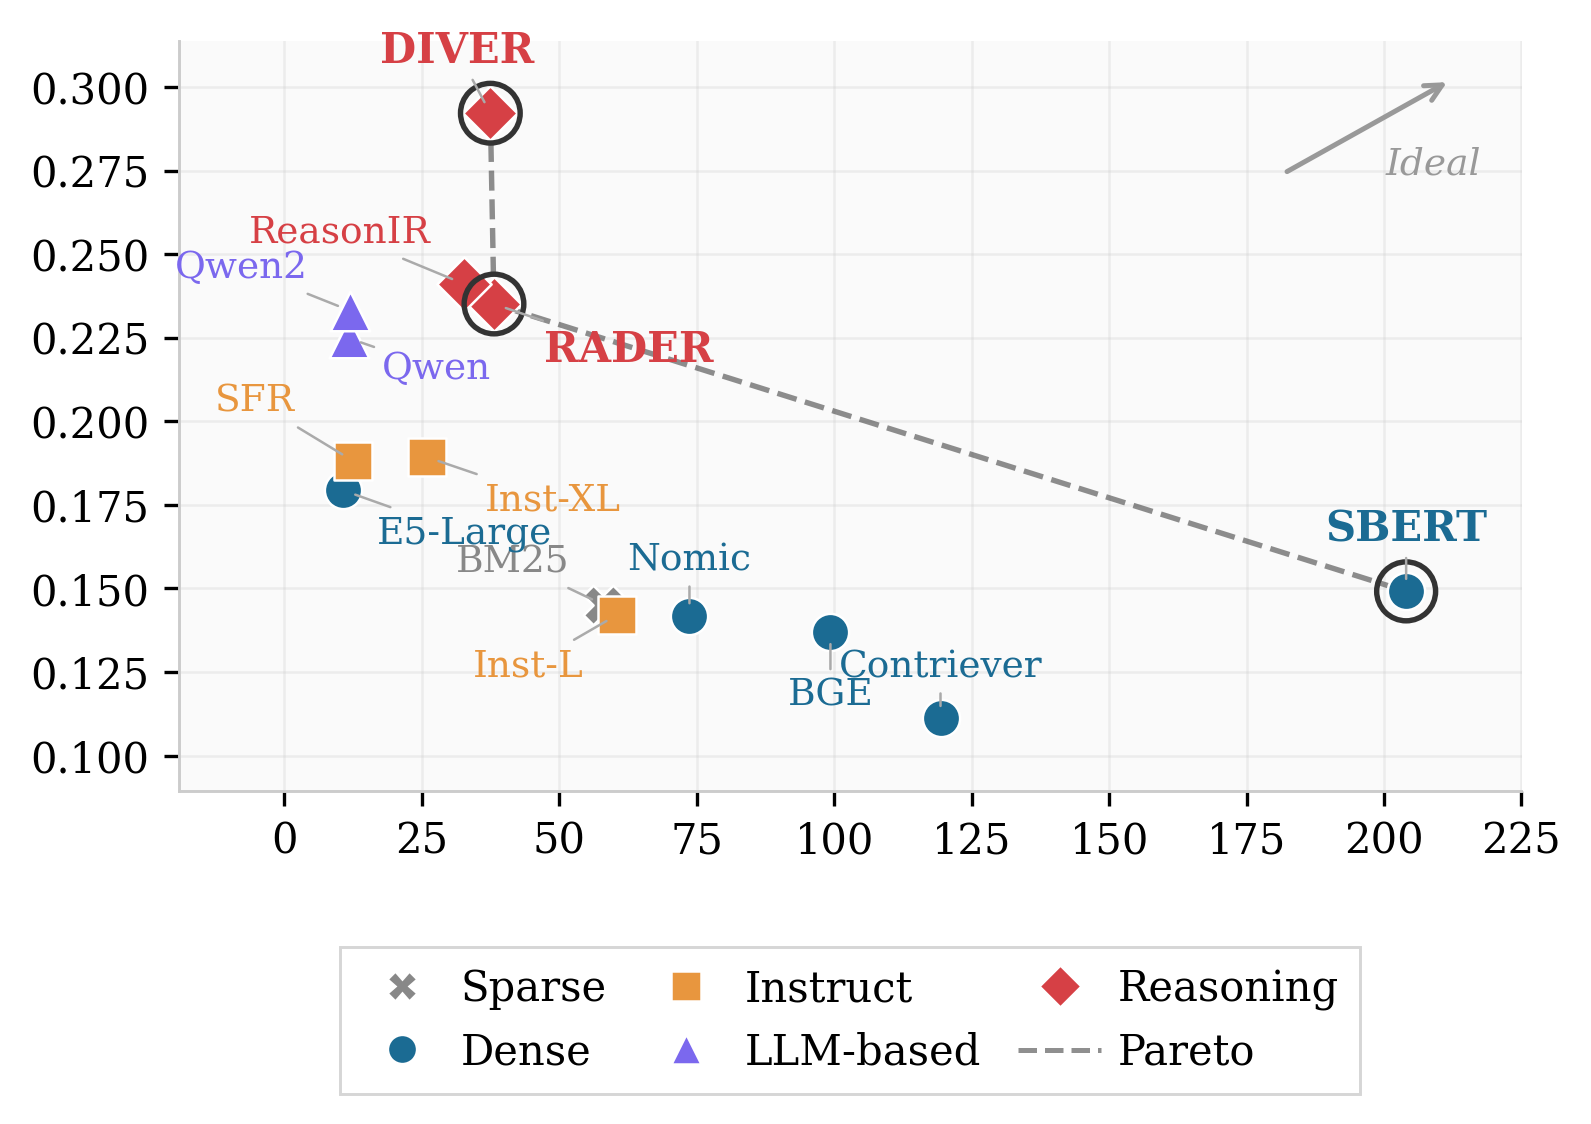

This chart was generated by the following Python code:
#!/usr/bin/env python3
"""
Figure 3: Pareto Frontier - Effectiveness vs Efficiency
Scatter plot: nDCG@10 (Y) vs QPS (X) per model from phase1_cache_build.
Pareto-optimal models connected with a frontier line.

This version keeps linear axes (NO log) and automatically "spreads" points
that overlap (deterministic beeswarm-like jitter) so they don't sit on each other.
Pareto is computed on TRUE values; only plotting coordinates are slightly adjusted.

Usage:
  python figure3_pareto.py --base_dir /leonardo_scratch/fast/L-AUT_024/llm-retrieval/sigir_results
  python figure3_pareto.py --output figure3_pareto.pdf --no_spread
"""

import os
import json
import argparse
import numpy as np
import matplotlib.pyplot as plt
import matplotlib
from collections import defaultdict

matplotlib.rcParams["font.family"] = "serif"
matplotlib.rcParams["mathtext.fontset"] = "cm"

VALID_MODELS = {
    "bge", "bm25", "contriever", "diver-retriever", "e5", "grit",
    "inst-l", "inst-xl", "nomic", "qwen", "qwen2", "rader",
    "reasonir", "sbert", "sf",
}

MODEL_DISPLAY = {
    "bge": "BGE", "bm25": "BM25", "contriever": "Contriever",
    "diver-retriever": "DIVER", "e5": "E5-Large", "grit": "GritLM",
    "inst-l": "Inst-L", "inst-xl": "Inst-XL", "nomic": "Nomic",
    "qwen": "Qwen", "qwen2": "Qwen2", "rader": "RADER",
    "reasonir": "ReasonIR", "sbert": "SBERT", "sf": "SFR",
}

# Category -> models (for color/marker grouping)
MODEL_CATEGORIES = {
    "Sparse":      ["bm25"],
    "Dense":       ["sbert", "contriever", "nomic", "bge", "e5"],
    "Instruct":    ["inst-l", "inst-xl", "sf"],
    "LLM-based":   ["grit", "qwen", "qwen2"],
    "Reasoning":   ["diver-retriever", "rader", "reasonir"],
}

CATEGORY_STYLE = {
    "Sparse":    {"color": "#888888", "marker": "X", "size": 90},
    "Dense":     {"color": "#1B6B93", "marker": "o", "size": 80},
    "Instruct":  {"color": "#E8963E", "marker": "s", "size": 80},
    "LLM-based": {"color": "#7B68EE", "marker": "^", "size": 90},
    "Reasoning": {"color": "#D64045", "marker": "D", "size": 85},
}

# ============================================================
# DATA
# ============================================================

def load_json(path):
    try:
        with open(path, "r") as f:
            return json.load(f)
    except Exception:
        return None

def discover_subfolders(path):
    if not os.path.isdir(path):
        return []
    return sorted([d for d in os.listdir(path) if os.path.isdir(os.path.join(path, d))])

def extract_effectiveness_and_efficiency(base_dir):
    """
    Extract avg nDCG@10 and avg QPS per model from phase1_cache_build.
    Returns: {model: {'ndcg10': float, 'qps': float}}
    """
    phase_dir = os.path.join(base_dir, "phase1_cache_build")
    if not os.path.isdir(phase_dir):
        print(f"[ERROR] Missing: {phase_dir}")
        return {}

    model_ndcg = defaultdict(list)
    model_qps = defaultdict(list)

    for model in discover_subfolders(phase_dir):
        if model not in VALID_MODELS:
            continue
        model_path = os.path.join(phase_dir, model)

        for task in discover_subfolders(model_path):
            task_path = os.path.join(model_path, task)

            # nested subfolders
            for sub in discover_subfolders(task_path):
                sub_path = os.path.join(task_path, sub)

                rdata = load_json(os.path.join(sub_path, "results.json"))
                if rdata and "NDCG@10" in rdata:
                    model_ndcg[model].append(rdata["NDCG@10"])

                edata = load_json(os.path.join(sub_path, "efficiency.json"))
                if edata and "query_latency" in edata:
                    ql = edata["query_latency"]
                    if "total" in ql and "qps" in ql["total"]:
                        model_qps[model].append(ql["total"]["qps"])
                    elif "qps" in ql:
                        model_qps[model].append(ql["qps"])

            # also check directly in task folder
            rdata = load_json(os.path.join(task_path, "results.json"))
            if rdata and "NDCG@10" in rdata:
                model_ndcg[model].append(rdata["NDCG@10"])

            edata = load_json(os.path.join(task_path, "efficiency.json"))
            if edata and "query_latency" in edata:
                ql = edata["query_latency"]
                if "total" in ql and "qps" in ql["total"]:
                    model_qps[model].append(ql["total"]["qps"])
                elif "qps" in ql:
                    model_qps[model].append(ql["qps"])

    result = {}
    for model in model_ndcg:
        if model in model_qps and len(model_qps[model]) > 0:
            result[model] = {
                "ndcg10": float(np.mean(model_ndcg[model])),
                "qps": float(np.mean(model_qps[model])),
            }
    return result

def get_model_category(model):
    for cat, models in MODEL_CATEGORIES.items():
        if model in models:
            return cat
    return "Dense"

def compute_pareto_frontier(points):
    """
    points: list of (qps, ndcg10, model)
    Pareto-optimal = no other point has BOTH higher QPS AND higher nDCG@10.
    We want upper-right frontier.
    """
    sorted_pts = sorted(points, key=lambda p: p[0])  # QPS ascending
    pareto = []
    max_ndcg = -1.0
    for pt in reversed(sorted_pts):  # sweep from right to left
        if pt[1] >= max_ndcg:
            pareto.append(pt)
            max_ndcg = pt[1]
    pareto.sort(key=lambda p: p[0])
    return pareto

# ============================================================
# SPREAD / DE-OVERLAP (LINEAR AXIS)
# ============================================================

def spread_close_points(points, eps_x=2.5, eps_y=0.004, dx=3.5, dy=0.006):
    """
    Deterministic "beeswarm-ish" spreading in DATA coordinates.

    points: list of (qps, ndcg, model) in DATA coordinates.
    If a new point is too close to an already-placed point, move it around
    the original location in a small spiral until it doesn't overlap.

    eps_x/eps_y: overlap thresholds (data units)
    dx/dy: displacement scale (data units)
    Returns dict: model -> (qps_plot, ndcg_plot)
    """
    placed = []  # list of (x, y) already placed (plot coords)
    out = {}

    for qps, ndcg, model in points:
        x, y = qps, ndcg
        k = 0
        while any(abs(x - px) < eps_x and abs(y - py) < eps_y for px, py in placed):
            k += 1
            angle = k * (np.pi / 3.0)          # 60-degree steps
            radius = 1.0 + 0.25 * (k // 6)     # slowly expand
            x = qps + radius * dx * np.cos(angle)
            y = ndcg + radius * dy * np.sin(angle)

        placed.append((x, y))
        out[model] = (x, y)

    return out

# ============================================================
# PLOT
# ============================================================

def plot_pareto(data, output_path, spread=True, eps_x=2.5, eps_y=0.004, dx=3.5, dy=0.006):
    fig, ax = plt.subplots(figsize=(5.4, 3.9))
    fig.patch.set_facecolor("white")
    ax.set_facecolor("#FAFAFA")

    # Build list of true points once
    all_points = []
    for cat, cat_models in MODEL_CATEGORIES.items():
        for model in cat_models:
            if model in data:
                all_points.append((data[model]["qps"], data[model]["ndcg10"], model))

    if len(all_points) == 0:
        print("[ERROR] No points to plot.")
        return

    # Plot coordinates (either same as true, or spread)
    if spread:
        disp = spread_close_points(all_points, eps_x=eps_x, eps_y=eps_y, dx=dx, dy=dy)
    else:
        disp = {m: (qps, ndcg) for (qps, ndcg, m) in all_points}

    # Scatter by category using plot coords
    for cat, cat_models in MODEL_CATEGORIES.items():
        style = CATEGORY_STYLE[cat]
        for model in cat_models:
            if model not in data:
                continue
            x, y = disp[model]
            ax.scatter(
                x, y,
                c=style["color"], marker=style["marker"],
                s=style["size"], edgecolors="white", linewidths=0.6,
                zorder=4
            )

    # Pareto frontier computed on TRUE points, drawn on plot coords
    pareto = compute_pareto_frontier(all_points)
    pareto_models = {m for _, _, m in pareto}

    if len(pareto) >= 2:
        pareto_xy = [disp[m] for _, _, m in pareto]
        ax.plot(
            [x for x, _ in pareto_xy],
            [y for _, y in pareto_xy],
            color="#333333", linewidth=1.3, linestyle="--",
            alpha=0.55, zorder=3
        )

    # Highlight Pareto points with ring (plot coords)
    for _, _, model in pareto:
        x, y = disp[model]
        cat = get_model_category(model)
        style = CATEGORY_STYLE[cat]
        ax.scatter(
            x, y,
            facecolors="none", edgecolors="#333333",
            s=style["size"] + 120, linewidths=1.3, zorder=5
        )

    # Manual label offsets (dx, dy in points) — keep your offsets
    LABEL_OFFSETS = {
        "diver-retriever": (-8, 10,  "center", "bottom"),
        "rader":           (12, -6,  "left",   "top"),
        "reasonir":        (-8, 8,   "right",  "bottom"),
        "qwen2":           (-10, 6, 'right', 'bottom'), #(8, 6,    "left",   "bottom"),
        "qwen":            (8, -3,   "left",   "top"),
        "inst-xl":         (14, -6,  'left',  'top'), #(8, 4,    "left",   "bottom"),
        "sf":              (-14, 10, 'right', 'bottom'), #(8, 5,    "left",   "bottom"),
        "e5":              (8, -6,   "left",   "top"),
        "sbert":           (0, 10,   "center", "bottom"),
        "bm25":            (-8, 6,   "right",  "bottom"),
        "nomic":           (0, 9,    "center", "bottom"),
        "inst-l":          (-8, -8,  "right",  "top"),
        "bge":             (0, -11,  "center", "top"),
        "contriever":      (0, 8,    "center", "bottom"),
        # "grit":          (8, 3,    "left",   "bottom"),
    }

    # Annotations (plot coords)
    for qps, ndcg, model in all_points:
        x, y = disp[model]
        display = MODEL_DISPLAY.get(model, model)
        cat = get_model_category(model)
        color = CATEGORY_STYLE[cat]["color"]
        fontweight = "bold" if model in pareto_models else "normal"
        fontsize = 10 if model in pareto_models else 9

        dxp, dyp, ha, va = LABEL_OFFSETS.get(model, (5, 5, "left", "bottom"))

        ax.annotate(
            display,
            xy=(x, y),
            xytext=(dxp, dyp),
            textcoords="offset points",
            fontsize=fontsize,
            fontweight=fontweight,
            color=color,
            ha=ha, va=va,
            zorder=6,
            arrowprops=dict(
                arrowstyle="-",
                color="#AAAAAA",
                lw=0.6,
                shrinkA=0,
                shrinkB=3
            )
        )

    # Axis limits (based on plot coords so spread points don't clip)
    # xs = np.array([disp[m][0] for _, _, m in all_points], dtype=float)
    # ys = np.array([disp[m][1] for _, _, m in all_points], dtype=float)

    # xpad = (xs.max() - xs.min()) * 0.07 if xs.max() > xs.min() else 5.0
    # ypad = (ys.max() - ys.min()) * 0.12 if ys.max() > ys.min() else 0.01

    # ax.set_xlim(xs.min() - xpad, xs.max() + xpad)
    # ax.set_ylim(ys.min() - ypad, ys.max() + ypad)

    # # Axis labels
    # ax.set_xlabel("Queries Per Second (QPS) →", fontsize=12, fontweight="bold", color="#1a1a1a")
    # ax.set_ylabel("nDCG@10 →", fontsize=12, fontweight="bold", color="#1a1a1a")
    # ax.tick_params(axis="both", labelsize=10, colors="#333333")
    xs = np.array([disp[m][0] for _, _, m in all_points], dtype=float)
    ys = np.array([disp[m][1] for _, _, m in all_points], dtype=float)

    x_range = xs.max() - xs.min()
    y_range = ys.max() - ys.min()

    # MORE padding on the left side (this is what you want)
    xpad_left  = 30 #max(11.0, 0.22 * x_range)   # increase if still clipped
    xpad_right = max(10.0, 0.08 * x_range)

    ypad = max(0.01, 0.12 * y_range)

    ax.set_xlim(xs.min() - xpad_left, xs.max() + xpad_right)
    ax.set_ylim(ys.min() - ypad, ys.max() + ypad)

    # Keep xticks nice (start at 0 even if xlim is negative)
    step = 25
    xmax = xs.max() + xpad_right
    xticks = np.arange(0, (int(xmax // step) + 2) * step, step)
    ax.set_xticks(xticks)

    # Grid
    ax.grid(True, alpha=0.30, linewidth=0.6, color="#CCCCCC")
    ax.set_axisbelow(True)

    # "Ideal" arrow
    ax.annotate(
        "", xy=(0.95, 0.95), xytext=(0.82, 0.82),
        xycoords="axes fraction",
        arrowprops=dict(arrowstyle="->", color="#999999", lw=1.2)
    )
    ax.text(
        0.97, 0.86, "Ideal", transform=ax.transAxes,
        fontsize=9, color="#999999", fontstyle="italic",
        ha="right", va="top"
    )

    # Legend
    import matplotlib.lines as mlines
    legend_handles = []
    for cat in MODEL_CATEGORIES:
        style = CATEGORY_STYLE[cat]
        handle = mlines.Line2D(
            [], [], color=style["color"],
            marker=style["marker"], linestyle="None",
            markersize=7.0, markeredgecolor="white",
            markeredgewidth=0.6, label=cat
        )
        legend_handles.append(handle)

    pareto_line = mlines.Line2D(
        [], [], color="#333333", linewidth=1.2,
        linestyle="--", alpha=0.55, label="Pareto"
    )
    legend_handles.append(pareto_line)

    legend = ax.legend(
        handles=legend_handles,
        loc="upper center",
        bbox_to_anchor=(0.5, -0.18),
        ncol=3,
        fontsize=10,
        frameon=True,
        fancybox=False,
        edgecolor="#CCCCCC",
        borderpad=0.5,
        columnspacing=0.9,
        handletextpad=0.4
    )
    legend.get_frame().set_linewidth(0.7)
    legend.get_frame().set_facecolor("white")

    # Spines
    for spine in ["top", "right"]:
        ax.spines[spine].set_visible(False)
    for spine in ["bottom", "left"]:
        ax.spines[spine].set_color("#CCCCCC")
        ax.spines[spine].set_linewidth(0.7)

    plt.tight_layout()
    pdf_path = output_path if output_path.endswith(".pdf") else output_path + ".pdf"
    png_path = pdf_path.replace(".pdf", ".png")
    plt.savefig(pdf_path, dpi=300, bbox_inches="tight", facecolor="white")
    plt.savefig(png_path, dpi=300, bbox_inches="tight", facecolor="white")
    print(f"[OK] Saved: {pdf_path}")
    print(f"[OK] Saved: {png_path}")

# ============================================================
# MAIN
# ============================================================

def main():
    parser = argparse.ArgumentParser(description="Figure 3: Pareto Frontier (linear axis + de-overlap spread)")
    parser.add_argument(
        "--base_dir", type=str,
        default="/leonardo_scratch/fast/L-AUT_024/llm-retrieval/sigir_results",
        help="Path to sigir_results directory",
    )
    parser.add_argument("--output", type=str, default="figure3_pareto.pdf")

    # Spread controls
    parser.add_argument("--no_spread", action="store_true", help="Disable de-overlap spreading")
    parser.add_argument("--eps_x", type=float, default=2.5, help="Overlap threshold in QPS (data units)")
    parser.add_argument("--eps_y", type=float, default=0.004, help="Overlap threshold in nDCG (data units)")
    parser.add_argument("--dx", type=float, default=3.5, help="Spread step in QPS (data units)")
    parser.add_argument("--dy", type=float, default=0.006, help="Spread step in nDCG (data units)")

    args = parser.parse_args()

    print(f"Base dir: {args.base_dir}")
    print("=" * 60)

    print("\nExtracting nDCG@10 + QPS from phase1_cache_build...")
    data = extract_effectiveness_and_efficiency(args.base_dir)

    print(f"\nFound {len(data)} models:")
    print(f"{'Model':<20} {'nDCG@10':>10} {'QPS':>10} {'Category':>12}")
    print("-" * 55)
    for model in sorted(data.keys(), key=lambda m: data[m]["ndcg10"], reverse=True):
        d = data[model]
        cat = get_model_category(model)
        print(f"  {MODEL_DISPLAY.get(model, model):<18} {d['ndcg10']:>10.4f} {d['qps']:>10.2f} {cat:>12}")

    # Pareto (true points)
    all_points = [(data[m]["qps"], data[m]["ndcg10"], m) for m in data]
    pareto = compute_pareto_frontier(all_points)
    print(f"\nPareto-optimal models ({len(pareto)}):")
    for qps, ndcg, model in pareto:
        print(f"  {MODEL_DISPLAY.get(model, model)}: nDCG@10={ndcg:.4f}, QPS={qps:.2f}")

    print(f"\n{'=' * 60}")
    plot_pareto(
        data,
        args.output,
        spread=(not args.no_spread),
        eps_x=args.eps_x,
        eps_y=args.eps_y,
        dx=args.dx,
        dy=args.dy,
    )

    # Dump summary json
    pareto_set = {p[2] for p in pareto}
    summary = {
        m: {
            "ndcg10": round(v["ndcg10"], 4),
            "qps": round(v["qps"], 2),
            "category": get_model_category(m),
            "pareto_optimal": m in pareto_set,
        }
        for m, v in data.items()
    }
    summary_path = args.output.replace(".pdf", "_data.json")
    with open(summary_path, "w") as f:
        json.dump(summary, f, indent=2)
    print(f"[OK] Data: {summary_path}")

if __name__ == "__main__":
    main()
